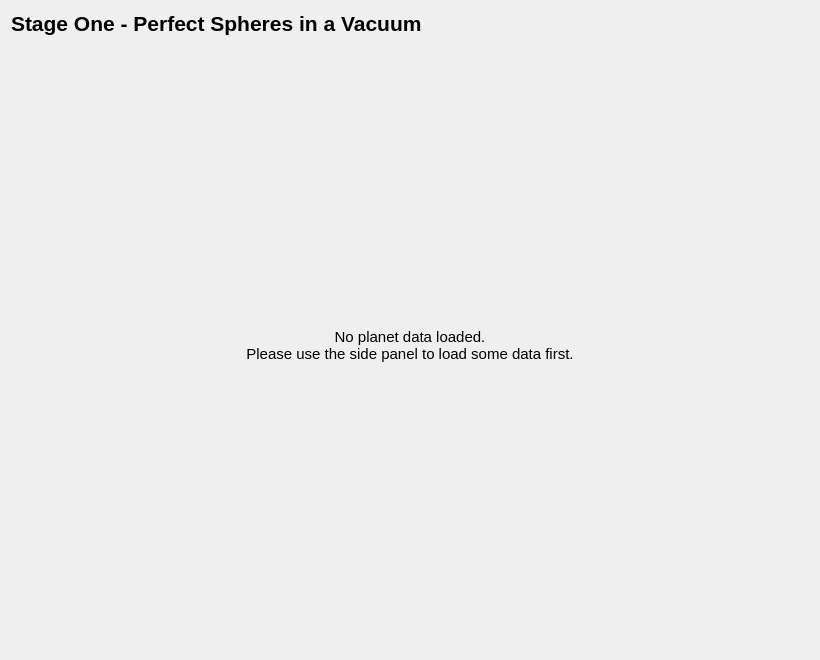
<?xml version="1.0" encoding="UTF-8"?>
<ui version="4.0">
 <class>EscapeVelocitiesSolutionWidget</class>
 <widget class="QWidget" name="EscapeVelocitiesSolutionWidget">
  <property name="geometry">
   <rect>
    <x>0</x>
    <y>0</y>
    <width>820</width>
    <height>660</height>
   </rect>
  </property>
  <property name="windowTitle">
   <string>Form</string>
  </property>
  <layout class="QVBoxLayout" name="verticalLayout">
   <item>
    <widget class="QLabel" name="escapeVelocitiesHeader">
     <property name="font">
      <font>
       <pointsize>16</pointsize>
       <bold>true</bold>
      </font>
     </property>
     <property name="text">
      <string>Stage One - Perfect Spheres in a Vacuum</string>
     </property>
    </widget>
   </item>
   <item>
    <widget class="QStackedWidget" name="stackedWidget">
     <widget class="QWidget" name="noPlanetsPage">
      <layout class="QVBoxLayout" name="verticalLayout_2">
       <item>
        <widget class="QLabel" name="noPlanetsLabel">
         <property name="font">
          <font>
           <pointsize>11</pointsize>
          </font>
         </property>
         <property name="text">
          <string>No planet data loaded.
Please use the side panel to load some data first.</string>
         </property>
         <property name="alignment">
          <set>Qt::AlignmentFlag::AlignCenter</set>
         </property>
        </widget>
       </item>
      </layout>
     </widget>
     <widget class="QWidget" name="escapeVelocitiesPage">
      <layout class="QVBoxLayout" name="verticalLayout_3">
       <item>
        <widget class="QTableView" name="escapeVelocitiesTable">
         <property name="font">
          <font>
           <pointsize>11</pointsize>
          </font>
         </property>
         <property name="styleSheet">
          <string notr="true">background: white;</string>
         </property>
         <property name="frameShape">
          <enum>QFrame::Shape::Box</enum>
         </property>
         <property name="frameShadow">
          <enum>QFrame::Shadow::Plain</enum>
         </property>
         <property name="editTriggers">
          <set>QAbstractItemView::EditTrigger::NoEditTriggers</set>
         </property>
        </widget>
       </item>
      </layout>
     </widget>
    </widget>
   </item>
  </layout>
 </widget>
 <resources/>
 <connections/>
</ui>
